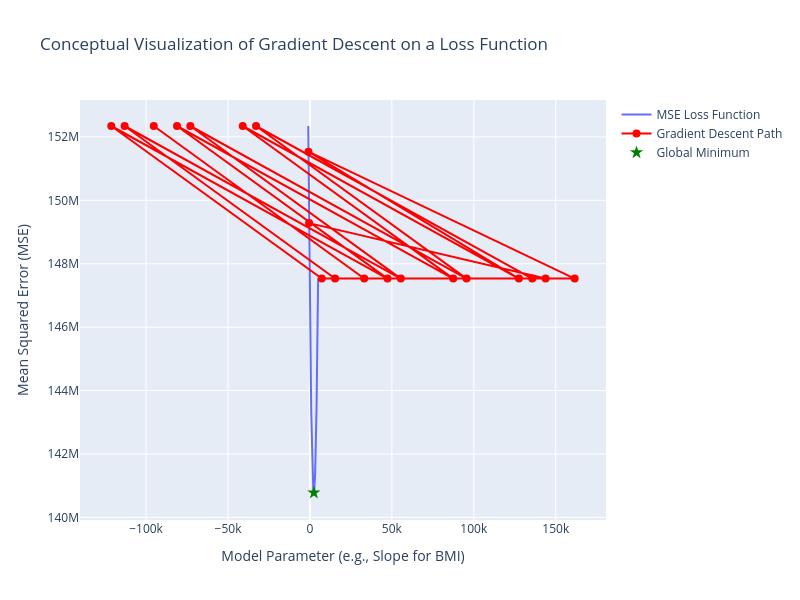

This figure's notebook cell:
### Code cell
# For conceptual visualization, let's simplify to a single feature (BMI) and target (charges)
# and visualize a 2D loss landscape for a single parameter.
# This is a conceptual example, as visualizing multi-dimensional gradient descent
# with the full dataset is not practically feasible in a simple plot.

# We'll use a simplified linear model: y = m*x + c
# For visualization, let's fix the intercept (c) and see how MSE changes with 'm'.

# Let's use preprocessed BMI and charges for a more realistic scale
X_bmi_scaled = X_train['bmi'].values.reshape(-1, 1) # Assuming 'bmi' is scaled in X_train
y_train_arr = y_train.values

# To get BMI scaled, we need to apply the preprocessor to a single column
# This is a bit tricky with ColumnTransformer if not applied to full X
# Let's create a temporary preprocessor just for BMI
temp_preprocessor = Pipeline(steps=[
    ('scaler', StandardScaler())
])
X_bmi_scaled = temp_preprocessor.fit_transform(X[['bmi']])

# Create a range of possible 'slope' values (m) for our conceptual linear model
slopes = np.linspace(-1000, 5000, 100) # Range of slopes relevant for medical charges
intercept = df['charges'].mean() # Let's fix the intercept at the mean charges for simplicity

# Calculate MSE for each slope
mse_values = []
for m in slopes:
    y_pred_concept = (m * X_bmi_scaled).flatten() + intercept # Simpler model
    mse_values.append(mean_squared_error(y, y_pred_concept)) # Use full y for calculation as this is conceptual

# Find the best slope that minimizes MSE
best_slope_idx = np.argmin(mse_values)
best_slope = slopes[best_slope_idx]
min_mse = mse_values[best_slope_idx]

# Visualize the loss landscape and conceptual gradient descent steps
fig = go.Figure()

fig.add_trace(go.Scatter(x=slopes, y=mse_values, mode='lines', name='MSE Loss Function'))

# Simulate some gradient descent steps (conceptual)
gd_steps_x = []
gd_steps_y = []
current_slope = -500 # Starting point for GD
learning_rate = 0.05
iterations = 20

for i in range(iterations):
    # Find the closest slope in our defined range
    idx = (np.abs(slopes - current_slope)).argmin()
    current_mse = mse_values[idx]

    gd_steps_x.append(current_slope)
    gd_steps_y.append(current_mse)

    # Estimate gradient (simple finite difference for visualization)
    if idx + 1 < len(slopes):
        gradient = (mse_values[idx+1] - mse_values[idx]) / (slopes[idx+1] - slopes[idx])
    else: # If we are at the end, estimate from previous point
        gradient = (mse_values[idx] - mse_values[idx-1]) / (slopes[idx] - slopes[idx-1])

    current_slope = current_slope - learning_rate * gradient * 500 # Multiplier for visual steps

fig.add_trace(go.Scatter(x=gd_steps_x, y=gd_steps_y, mode='markers+lines',
                         marker=dict(size=8, color='red'),
                         name='Gradient Descent Path'))

fig.add_trace(go.Scatter(x=[best_slope], y=[min_mse], mode='markers',
                         marker=dict(size=10, color='green', symbol='star'),
                         name='Global Minimum'))

fig.update_layout(title="Conceptual Visualization of Gradient Descent on a Loss Function",
                  xaxis_title="Model Parameter (e.g., Slope for BMI)",
                  yaxis_title="Mean Squared Error (MSE)",
                  height=600, width=800)
fig.show()

### Figure 1 — Plotly figure (JSON) as saved in the notebook; plotly's stock layout.template omitted (floating-point values rounded to 4 significant figures)
{"data": [{"mode": "lines", "name": "MSE Loss Function", "type": "scatter", "x": [-1000.0, -939.4, -878.8, -818.2, -757.6, -697.0, -636.4, -575.8, -515.2, -454.5, -393.9, -333.3, -272.7, -212.1, -151.5, -90.91, -30.3, 30.3, 90.91, 151.5, 212.1, 272.7, 333.3, 393.9, 454.5, 515.2, 575.8, 636.4, 697.0, 757.6, 818.2, 878.8, 939.4, 1000.0, 1061.0, 1121.0, 1182.0, 1242.0, 1303.0, 1364.0, 1424.0, 1485.0, 1545.0, 1606.0, 1667.0, 1727.0, 1788.0, 1848.0, 1909.0, 1970.0, 2030.0, 2091.0, 2152.0, 2212.0, 2273.0, 2333.0, 2394.0, 2455.0, 2515.0, 2576.0, 2636.0, 2697.0, 2758.0, 2818.0, 2879.0, 2939.0, 3000.0, 3061.0, 3121.0, 3182.0, 3242.0, 3303.0, 3364.0, 3424.0, 3485.0, 3545.0, 3606.0, 3667.0, 3727.0, 3788.0, 3848.0, 3909.0, 3970.0, 4030.0, 4091.0, 4152.0, 4212.0, 4273.0, 4333.0, 4394.0, 4455.0, 4515.0, 4576.0, 4636.0, 4697.0, 4758.0, 4818.0, 4879.0, 4939.0, 5000.0], "y": [152300000.0, 151900000.0, 151500000.0, 151100000.0, 150800000.0, 150400000.0, 150000000.0, 149600000.0, 149300000.0, 148900000.0, 148600000.0, 148300000.0, 147900000.0, 147600000.0, 147300000.0, 147000000.0, 146700000.0, 146400000.0, 146100000.0, 145800000.0, 145600000.0, 145300000.0, 145100000.0, 144800000.0, 144600000.0, 144300000.0, 144100000.0, 143900000.0, 143700000.0, 143500000.0, 143300000.0, 143100000.0, 142900000.0, 142700000.0, 142600000.0, 142400000.0, 142300000.0, 142100000.0, 142000000.0, 141900000.0, 141700000.0, 141600000.0, 141500000.0, 141400000.0, 141300000.0, 141200000.0, 141200000.0, 141100000.0, 141000000.0, 141000000.0, 140900000.0, 140900000.0, 140800000.0, 140800000.0, 140800000.0, 140800000.0, 140800000.0, 140800000.0, 140800000.0, 140800000.0, 140800000.0, 140900000.0, 140900000.0, 141000000.0, 141000000.0, 141100000.0, 141100000.0, 141200000.0, 141300000.0, 141400000.0, 141500000.0, 141600000.0, 141700000.0, 141800000.0, 142000000.0, 142100000.0, 142200000.0, 142400000.0, 142500000.0, 142700000.0, 142900000.0, 143100000.0, 143200000.0, 143400000.0, 143600000.0, 143800000.0, 144100000.0, 144300000.0, 144500000.0, 144700000.0, 145000000.0, 145200000.0, 145500000.0, 145800000.0, 146000000.0, 146300000.0, 146600000.0, 146900000.0, 147200000.0, 147500000.0]}, {"marker": {"color": "red", "size": 8}, "mode": "markers+lines", "name": "Gradient Descent Path", "type": "scatter", "x": [-500, 143800.0, 15360.0, -113100.0, 55460.0, -72970.0, 95560.0, -32870.0, 135700.0, 7229.0, -121200.0, 47330.0, -81100.0, 87430.0, -41000.0, 127500.0, -901.2, 161600.0, 33140.0, -95290.0], "y": [149300000.0, 147500000.0, 147500000.0, 152300000.0, 147500000.0, 152300000.0, 147500000.0, 152300000.0, 147500000.0, 147500000.0, 152300000.0, 147500000.0, 152300000.0, 147500000.0, 152300000.0, 147500000.0, 151500000.0, 147500000.0, 147500000.0, 152300000.0]}, {"marker": {"color": "green", "size": 10, "symbol": "star"}, "mode": "markers", "name": "Global Minimum", "type": "scatter", "x": [2394.0], "y": [140800000.0]}], "layout": {"height": 600, "title": {"text": "Conceptual Visualization of Gradient Descent on a Loss Function"}, "width": 800, "xaxis": {"title": {"text": "Model Parameter (e.g., Slope for BMI)"}}, "yaxis": {"title": {"text": "Mean Squared Error (MSE)"}}}}
